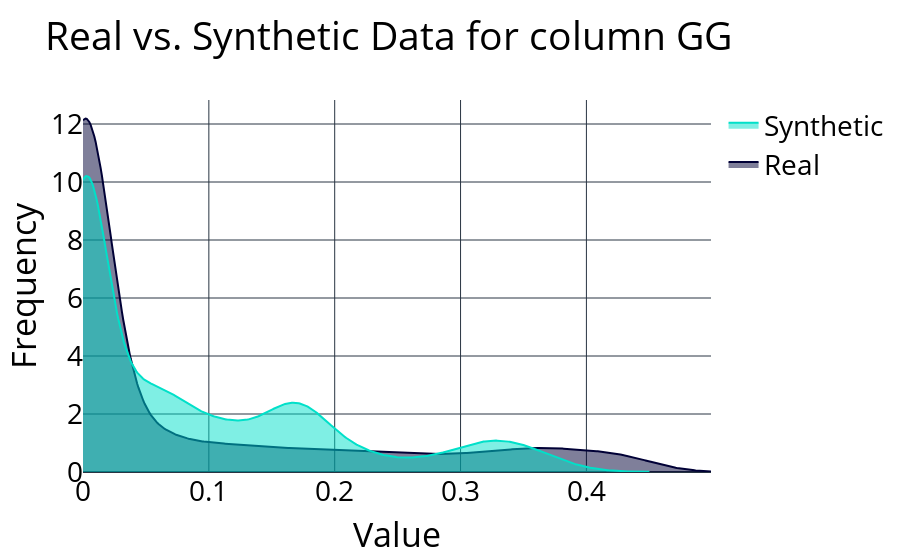

The notebook cell saved with this chart:
### Code cell
fig = utils.get_column_plot(
    real_data=df_real,
    synthetic_data=df_generated,
    column_name='GG',
    metadata=metadata
)
fig.update_layout(
    plot_bgcolor='white',
    paper_bgcolor='white',
    font=dict(
        color='black',
        size=28
    )
)
# pio.write_image(fig, 'scatter_plot.jpg', format='jpeg', width=1600, height=1200)
fig.show()

### Figure 1 — Plotly figure (JSON) as saved in the notebook; plotly's stock layout.template omitted (floating-point values rounded to 4 significant figures; data arrays with more than 128 entries replaced by an {"elided": "..."} marker saying what was removed)
{"data": [{"legendgroup": "Real", "marker": {"color": "#000036"}, "mode": "lines", "name": "Real", "showlegend": true, "x": {"elided": "500 float values"}, "xaxis": "x", "y": {"elided": "500 float values"}, "yaxis": "y", "type": "scatter", "fill": "tozeroy", "hovertemplate": "<b>Real</b><br>Value: %{x}<br>Frequency: %{y}<extra></extra>"}, {"legendgroup": "Synthetic", "marker": {"color": "#01E0C9"}, "mode": "lines", "name": "Synthetic", "showlegend": true, "x": {"elided": "500 float values"}, "xaxis": "x", "y": {"elided": "500 float values"}, "yaxis": "y", "type": "scatter", "fill": "tozeroy", "hovertemplate": "<b>Synthetic</b><br>Value: %{x}<br>Frequency: %{y}<extra></extra>"}], "layout": {"barmode": "overlay", "hovermode": "closest", "legend": {"traceorder": "reversed"}, "xaxis": {"anchor": "y2", "domain": [0.0, 1.0], "zeroline": false, "title": {"text": "Value"}}, "yaxis": {"anchor": "free", "domain": [0.0, 1], "position": 0.0, "title": {"text": "Frequency"}}, "title": {"text": "Real vs. Synthetic Data for column GG"}, "plot_bgcolor": "white", "font": {"color": "black", "size": 28}, "paper_bgcolor": "white"}}
